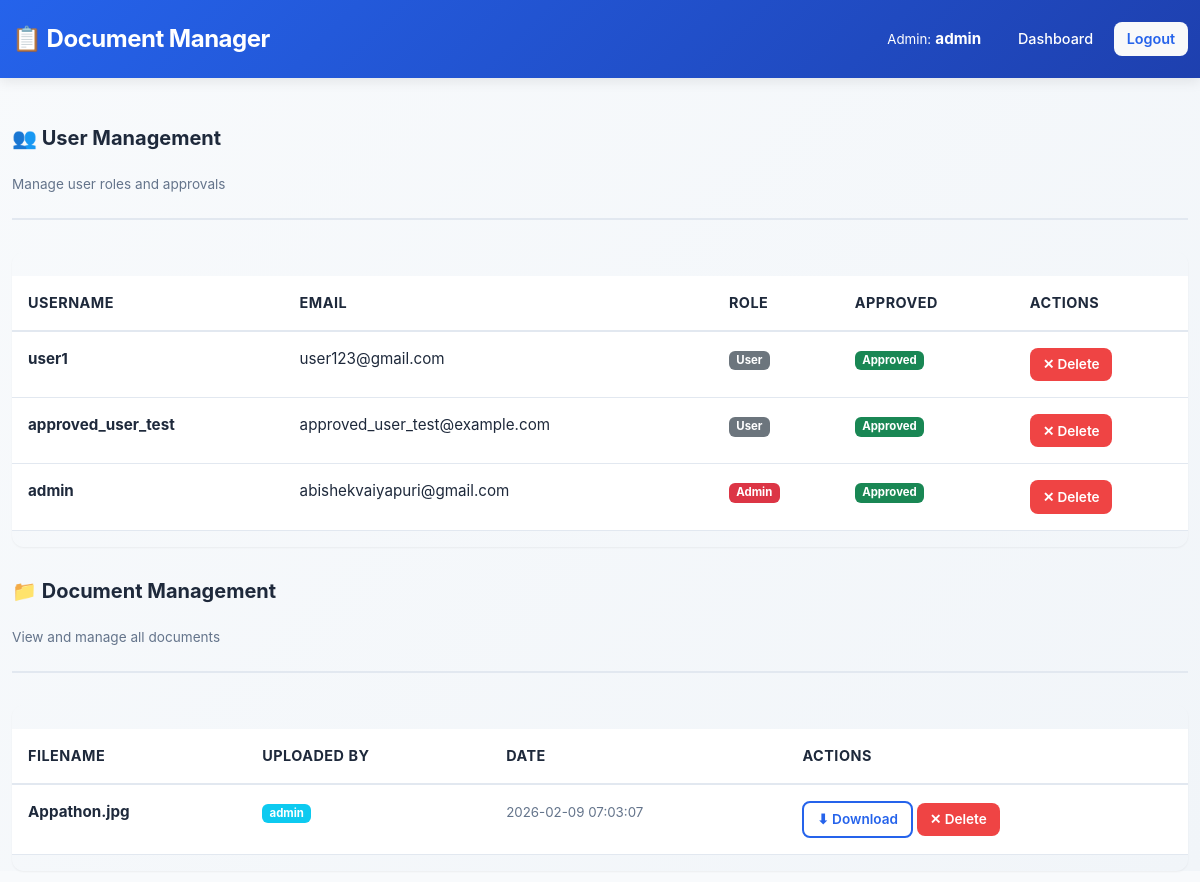
The page /admin (signed in) on the database its author committed.
### tables this page shows
CREATE TABLE users (
                id INTEGER PRIMARY KEY AUTOINCREMENT,
                username TEXT NOT NULL UNIQUE,
                email TEXT NOT NULL UNIQUE,
                password TEXT NOT NULL,
                role TEXT DEFAULT 'user',
                is_approved INTEGER DEFAULT 0,
                created_at TIMESTAMP DEFAULT CURRENT_TIMESTAMP
            );

CREATE TABLE documents (
                id INTEGER PRIMARY KEY AUTOINCREMENT,
                user_id INTEGER NOT NULL,
                filename TEXT NOT NULL,
                filepath TEXT NOT NULL,
                uploaded_at TIMESTAMP DEFAULT CURRENT_TIMESTAMP,
                FOREIGN KEY (user_id) REFERENCES users(id) ON DELETE CASCADE
            );

### app.py (the view)
@app.route('/admin')
@login_required
@admin_required
def admin_panel():
    conn = get_db_connection()
    cur = conn.cursor()
    try:
        cur.execute('SELECT id, username, email, role, is_approved, created_at FROM users ORDER BY created_at DESC')
        users = cur.fetchall()
        cur.execute('''
            SELECT d.id, d.user_id, d.filename, d.filepath, d.uploaded_at, u.username
            FROM documents d JOIN users u ON d.user_id = u.id ORDER BY d.uploaded_at DESC
        ''')
        docs = cur.fetchall()
        return render_template('admin.html', users=users, docs=docs)
    finally:
        cur.close()
        conn.close()

### app.py (called while the page is built)
def get_db_connection():
    conn = sqlite3.connect(DB_PATH)
    conn.row_factory = sqlite3.Row
    return conn

@login_manager.user_loader
def load_user(user_id):
    conn = get_db_connection()
    cur = conn.cursor()
    try:
        cur.execute('SELECT * FROM users WHERE id = ?', (int(user_id),))
        row = cur.fetchone()
        return User(row) if row else None
    finally:
        cur.close()
        conn.close()

def admin_required(f):
    @wraps(f)
    def decorated(*args, **kwargs):
        if not current_user.is_authenticated or current_user.role != 'admin':
            abort(403)
        return f(*args, **kwargs)
    return decorated

### templates/admin.html (shortened to what this page needs)
<!doctype html>
<html lang="en">
  <head>
    <link href="https://cdn.jsdelivr.net/npm/bootstrap@5.3.0/dist/css/bootstrap.min.css" rel="stylesheet">
    <link href="{{ url_for('static', filename='style.css') }}" rel="stylesheet">
  </head>
  <body>
    <nav class="navbar navbar-expand-lg navbar-dark bg-primary">
      <div class="container-fluid">
        <a class="navbar-brand fw-bold" href="#">📋 Document Manager</a>
        <div class="d-flex align-items-center gap-2">
          <span class="text-white me-3"><small>Admin:</small> <strong>{{ current_user.username }}</strong></span>
          <a class="btn btn-sm btn-outline-light" href="/dashboard">Dashboard</a>
          <a class="btn btn-sm btn-light" href="/logout">Logout</a>
        </div>
      </div>
    </nav>
    <div class="container mt-5">
      <div class="admin-section">
        <div class="admin-header">
          <div>
            <h5>👥 User Management</h5>
            <p class="text-muted mb-0 small">Manage user roles and approvals</p>
          </div>
        </div>
        <div class="table-responsive">
          <table class="table table-hover">
            <thead>
              <tr>
                <th>Username</th>
                <th>Email</th>
                <th>Role</th>
                <th>Approved</th>
                <th>Actions</th>
              </tr>
            </thead>
            <tbody>
              {% for u in users %}
              <tr>
                <td><strong>{{ u.username }}</strong></td>
                <td>{{ u.email }}</td>
                <td>
                  {% if u.role == 'admin' %}
                    <span class="badge bg-danger">Admin</span>
                  {% else %}
                    <span class="badge bg-secondary">User</span>
                  {% endif %}
                </td>
                <td>
                  {% if u.is_approved %}
                    <span class="badge bg-success">Approved</span>
                  {% else %}
                    <span class="badge bg-warning">Pending</span>
                  {% endif %}
                </td>
                <td>
                  <form style="display:inline" method="post" action="/admin/reject/{{ u.id }}" onsubmit="return confirm('Delete this user?');">
                    <button class="btn btn-sm btn-danger" type="submit" title="Delete">✕ Delete</button>
                  </form>
                </td>
              </tr>
              {% else %}
              <tr>
                <td colspan="5" class="text-center text-muted py-4">No users found.</td>
              </tr>
              {% endfor %}
            </tbody>
          </table>
        </div>
      </div>
      <div class="admin-section">
        <div class="admin-header">
          <div>
            <h5>📁 Document Management</h5>
            <p class="text-muted mb-0 small">View and manage all documents</p>
          </div>
        </div>
        <div class="table-responsive">
          <table class="table table-hover">
            <thead>
              <tr>
                <th>Filename</th>
                <th>Uploaded By</th>
                <th>Date</th>
                <th>Actions</th>
              </tr>
            </thead>
            <tbody>
              {% for d in docs %}
              <tr>
                <td><strong>{{ d.filename }}</strong></td>
                <td><span class="badge bg-info">{{ d.username }}</span></td>
                <td><small class="text-muted">{{ d.uploaded_at }}</small></td>
                <td>
                  <a class="btn btn-sm btn-outline-primary" href="/uploads/{{ d.filepath.split('/')[-1] }}" title="Download">⬇ Download</a>
                  <form style="display:inline" method="post" action="/admin/delete_doc/{{ d.id }}" onsubmit="return confirm('Delete this document?');">
                    <button class="btn btn-sm btn-danger" type="submit" title="Delete">✕ Delete</button>
                  </form>
                </td>
              </tr>
              {% else %}
              <tr>
                <td colspan="4" class="text-center text-muted py-4">No documents found.</td>
              </tr>
              {% endfor %}
            </tbody>
          </table>
        </div>
      </div>
    </div>
  </body>
</html>

### static/style.css (style rules this page uses)
:root { --primary-color: #2563eb; --primary-dark: #1e40af; --primary-light: #3b82f6; --secondary-color: #64748b; --success-color: #10b981; --danger-color: #ef4444; --warning-color: #f59e0b; --info-color: #0ea5e9; --light-bg: #f8fafc; --card-bg: #ffffff; --border-color: #e2e8f0; --text-dark: #1e293b; --text-muted: #64748b; --shadow-sm: 0 1px 2px rgba(0, 0, 0, 0.05); --shadow-md: 0 4px 12px rgba(0, 0, 0, 0.08); --shadow-lg: 0 10px 25px rgba(0, 0, 0, 0.1); --shadow-xl: 0 20px 40px rgba(0, 0, 0, 0.12); --radius-sm: 6px; --radius-md: 8px; --radius-lg: 12px; --radius-xl: 16px; --transition: all 0.3s cubic-bezier(0.4, 0, 0.2, 1); }
* { box-sizing: border-box; }
html, body { margin: 0; padding: 0; font-family: -apple-system, BlinkMacSystemFont, 'Segoe UI', 'Roboto', 'Oxygen', 'Ubuntu', 'Cantarell', 'Fira Sans', 'Droid Sans', 'Helvetica Neue', sans-serif; -webkit-font-smoothing: antialiased; -moz-osx-font-smoothing: grayscale; color: var(--text-dark); background-color: var(--light-bg); }
body { background: linear-gradient(135deg, #f8fafc 0%, #f1f5f9 100%); min-height: 100vh; }
.navbar { background: linear-gradient(135deg, var(--primary-color) 0%, var(--primary-dark) 100%); box-shadow: var(--shadow-md); border-bottom: none; padding: 1rem 0; }
.navbar-brand { font-size: 1.5rem; font-weight: 700; letter-spacing: -0.5px; color: white !important; }
.navbar .text-white { font-size: 0.95rem; }
.navbar .btn { transition: var(--transition); border-radius: var(--radius-md); font-size: 0.9rem; font-weight: 500; }
.navbar .btn-outline-light { border-color: rgba(255, 255, 255, 0.3); color: white; }
.navbar .btn-light { color: var(--primary-color); font-weight: 600; }
.btn { border: none; border-radius: var(--radius-md); font-weight: 600; font-size: 0.9rem; transition: var(--transition); cursor: pointer; padding: 0.6rem 1.25rem; display: inline-flex; align-items: center; gap: 0.5rem; }
.btn-outline-primary { color: var(--primary-color); border: 2px solid var(--primary-color); background-color: transparent; }
.btn-danger { background-color: var(--danger-color); color: white; }
.btn-sm { padding: 0.4rem 0.8rem; font-size: 0.85rem; }
.table { border-collapse: collapse; width: 100%; margin-top: 1.5rem; }
.table thead { background-color: var(--light-bg); border-bottom: 2px solid var(--border-color); }
.table thead th { font-weight: 700; color: var(--text-dark); padding: 1rem; text-align: left; font-size: 0.9rem; text-transform: uppercase; letter-spacing: 0.5px; border: none; }
.table tbody td { padding: 1rem; border-bottom: 1px solid var(--border-color); color: var(--text-dark); font-size: 0.95rem; }
.table tbody tr { transition: var(--transition); }
.table-responsive { border-radius: var(--radius-lg); overflow: hidden; box-shadow: var(--shadow-sm); }
.container { max-width: 1200px; }
.admin-header { display: flex; justify-content: space-between; align-items: center; margin-bottom: 2rem; padding-bottom: 1.5rem; border-bottom: 2px solid var(--border-color); }
.admin-header h5 { font-size: 1.5rem; font-weight: 700; margin: 0; }
.admin-section { margin-bottom: 2rem; }
.admin-section h5 { font-size: 1.25rem; font-weight: 700; margin-bottom: 1.5rem; }
.text-muted { color: var(--text-muted) !important; }
.small { font-size: 0.85rem; }
.mt-5 { margin-top: 3rem !important; }
.mb-0 { margin-bottom: 0 !important; }
.gap-2 { gap: 0.5rem !important; }
.d-flex { display: flex; }
.align-items-center { align-items: center; }
a, button, input[type="submit"], input[type="button"] { transition: var(--transition); }

### rows shown on the page
users: username "admin", email "abishekvaiyapuri@gmail.com", role "Admin", is_approved "Approved"
users: username "user1", email "user123@gmail.com", role "User", is_approved "Approved"
users: username "approved_user_test", email "approved_user_test@example.com", role "User", is_approved "Approved"
documents: filename "Appathon.jpg", username "admin", uploaded_at "2026-02-09 07:03:07"
